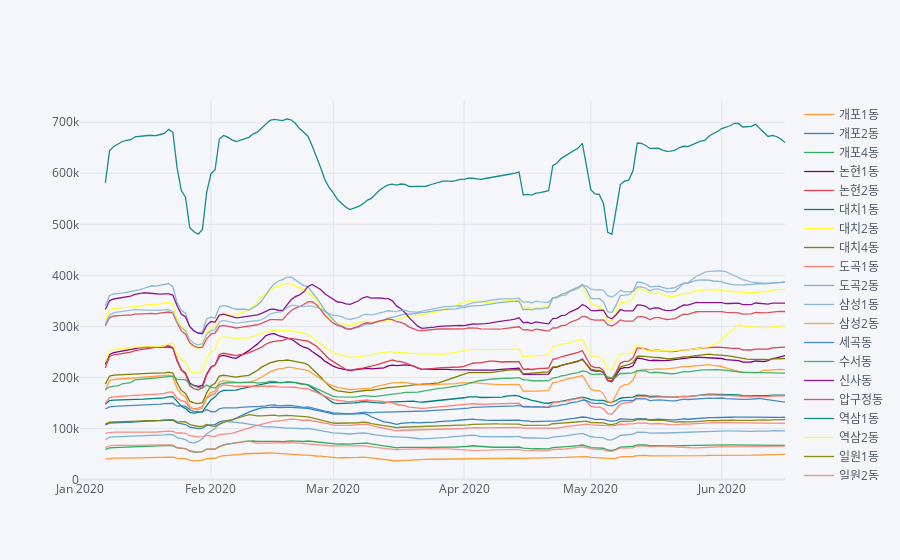

Here is the notebook cell this chart was saved with:
### Code cell
pivot_.rolling(window = 7).mean() \
      .iplot()

### Figure 1 — Plotly figure (JSON) as saved in the notebook; plotly's stock layout.template omitted (floating-point values rounded to 4 significant figures; data arrays with more than 128 entries replaced by an {"elided": "..."} marker saying what was removed)
{"data": [{"line": {"color": "rgba(255, 153, 51, 1.0)", "dash": "solid", "shape": "linear", "width": 1.3}, "mode": "lines", "name": "개포1동", "text": "", "type": "scatter", "x": {"elided": "168 str values"}, "y": {"elided": "168 mixed values"}}, {"line": {"color": "rgba(55, 128, 191, 1.0)", "dash": "solid", "shape": "linear", "width": 1.3}, "mode": "lines", "name": "개포2동", "text": "", "type": "scatter", "x": {"elided": "168 str values"}, "y": {"elided": "168 mixed values"}}, {"line": {"color": "rgba(50, 171, 96, 1.0)", "dash": "solid", "shape": "linear", "width": 1.3}, "mode": "lines", "name": "개포4동", "text": "", "type": "scatter", "x": {"elided": "168 str values"}, "y": {"elided": "168 mixed values"}}, {"line": {"color": "rgba(128, 0, 128, 1.0)", "dash": "solid", "shape": "linear", "width": 1.3}, "mode": "lines", "name": "논현1동", "text": "", "type": "scatter", "x": {"elided": "168 str values"}, "y": {"elided": "168 mixed values"}}, {"line": {"color": "rgba(219, 64, 82, 1.0)", "dash": "solid", "shape": "linear", "width": 1.3}, "mode": "lines", "name": "논현2동", "text": "", "type": "scatter", "x": {"elided": "168 str values"}, "y": {"elided": "168 mixed values"}}, {"line": {"color": "rgba(0, 128, 128, 1.0)", "dash": "solid", "shape": "linear", "width": 1.3}, "mode": "lines", "name": "대치1동", "text": "", "type": "scatter", "x": {"elided": "168 str values"}, "y": {"elided": "168 mixed values"}}, {"line": {"color": "rgba(255, 255, 51, 1.0)", "dash": "solid", "shape": "linear", "width": 1.3}, "mode": "lines", "name": "대치2동", "text": "", "type": "scatter", "x": {"elided": "168 str values"}, "y": {"elided": "168 mixed values"}}, {"line": {"color": "rgba(128, 128, 0, 1.0)", "dash": "solid", "shape": "linear", "width": 1.3}, "mode": "lines", "name": "대치4동", "text": "", "type": "scatter", "x": {"elided": "168 str values"}, "y": {"elided": "168 mixed values"}}, {"line": {"color": "rgba(251, 128, 114, 1.0)", "dash": "solid", "shape": "linear", "width": 1.3}, "mode": "lines", "name": "도곡1동", "text": "", "type": "scatter", "x": {"elided": "168 str values"}, "y": {"elided": "168 mixed values"}}, {"line": {"color": "rgba(128, 177, 211, 1.0)", "dash": "solid", "shape": "linear", "width": 1.3}, "mode": "lines", "name": "도곡2동", "text": "", "type": "scatter", "x": {"elided": "168 str values"}, "y": {"elided": "168 mixed values"}}, {"line": {"color": "rgba(128, 177, 211, 0.8999999999999999)", "dash": "solid", "shape": "linear", "width": 1.3}, "mode": "lines", "name": "삼성1동", "text": "", "type": "scatter", "x": {"elided": "168 str values"}, "y": {"elided": "168 mixed values"}}, {"line": {"color": "rgba(255, 153, 51, 0.8999999999999999)", "dash": "solid", "shape": "linear", "width": 1.3}, "mode": "lines", "name": "삼성2동", "text": "", "type": "scatter", "x": {"elided": "168 str values"}, "y": {"elided": "168 mixed values"}}, {"line": {"color": "rgba(55, 128, 191, 0.8999999999999999)", "dash": "solid", "shape": "linear", "width": 1.3}, "mode": "lines", "name": "세곡동", "text": "", "type": "scatter", "x": {"elided": "168 str values"}, "y": {"elided": "168 mixed values"}}, {"line": {"color": "rgba(50, 171, 96, 0.8999999999999999)", "dash": "solid", "shape": "linear", "width": 1.3}, "mode": "lines", "name": "수서동", "text": "", "type": "scatter", "x": {"elided": "168 str values"}, "y": {"elided": "168 mixed values"}}, {"line": {"color": "rgba(128, 0, 128, 0.8999999999999999)", "dash": "solid", "shape": "linear", "width": 1.3}, "mode": "lines", "name": "신사동", "text": "", "type": "scatter", "x": {"elided": "168 str values"}, "y": {"elided": "168 mixed values"}}, {"line": {"color": "rgba(219, 64, 82, 0.8999999999999999)", "dash": "solid", "shape": "linear", "width": 1.3}, "mode": "lines", "name": "압구정동", "text": "", "type": "scatter", "x": {"elided": "168 str values"}, "y": {"elided": "168 mixed values"}}, {"line": {"color": "rgba(0, 128, 128, 0.8999999999999999)", "dash": "solid", "shape": "linear", "width": 1.3}, "mode": "lines", "name": "역삼1동", "text": "", "type": "scatter", "x": {"elided": "168 str values"}, "y": {"elided": "168 mixed values"}}, {"line": {"color": "rgba(255, 255, 51, 0.8999999999999999)", "dash": "solid", "shape": "linear", "width": 1.3}, "mode": "lines", "name": "역삼2동", "text": "", "type": "scatter", "x": {"elided": "168 str values"}, "y": {"elided": "168 mixed values"}}, {"line": {"color": "rgba(128, 128, 0, 0.8999999999999999)", "dash": "solid", "shape": "linear", "width": 1.3}, "mode": "lines", "name": "일원1동", "text": "", "type": "scatter", "x": {"elided": "168 str values"}, "y": {"elided": "168 mixed values"}}, {"line": {"color": "rgba(251, 128, 114, 0.8999999999999999)", "dash": "solid", "shape": "linear", "width": 1.3}, "mode": "lines", "name": "일원2동", "text": "", "type": "scatter", "x": {"elided": "168 str values"}, "y": {"elided": "168 mixed values"}}, {"line": {"color": "rgba(251, 128, 114, 0.7999999999999998)", "dash": "solid", "shape": "linear", "width": 1.3}, "mode": "lines", "name": "일원본동", "text": "", "type": "scatter", "x": {"elided": "168 str values"}, "y": {"elided": "168 mixed values"}}, {"line": {"color": "rgba(128, 177, 211, 0.7999999999999998)", "dash": "solid", "shape": "linear", "width": 1.3}, "mode": "lines", "name": "청담동", "text": "", "type": "scatter", "x": {"elided": "168 str values"}, "y": {"elided": "168 mixed values"}}], "layout": {"legend": {"bgcolor": "#F5F6F9", "font": {"color": "#4D5663"}}, "paper_bgcolor": "#F5F6F9", "plot_bgcolor": "#F5F6F9", "title": {"font": {"color": "#4D5663"}}, "xaxis": {"gridcolor": "#E1E5ED", "showgrid": true, "tickfont": {"color": "#4D5663"}, "title": {"font": {"color": "#4D5663"}, "text": ""}, "zerolinecolor": "#E1E5ED"}, "yaxis": {"gridcolor": "#E1E5ED", "showgrid": true, "tickfont": {"color": "#4D5663"}, "title": {"font": {"color": "#4D5663"}, "text": ""}, "zerolinecolor": "#E1E5ED"}}}
